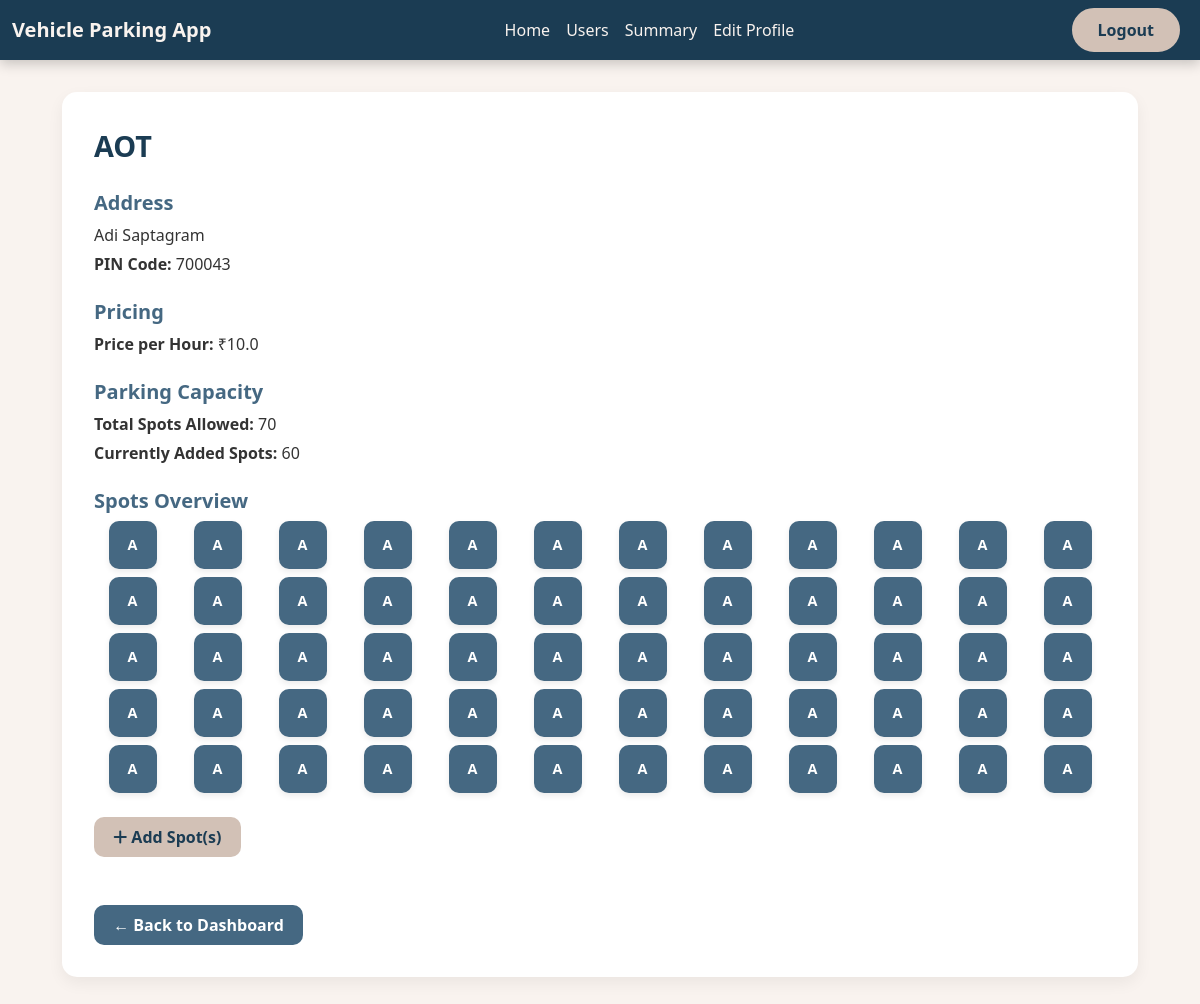
The page /admin_dashboard/view_parking_spots/5 (signed in) on the database as committed earlier.
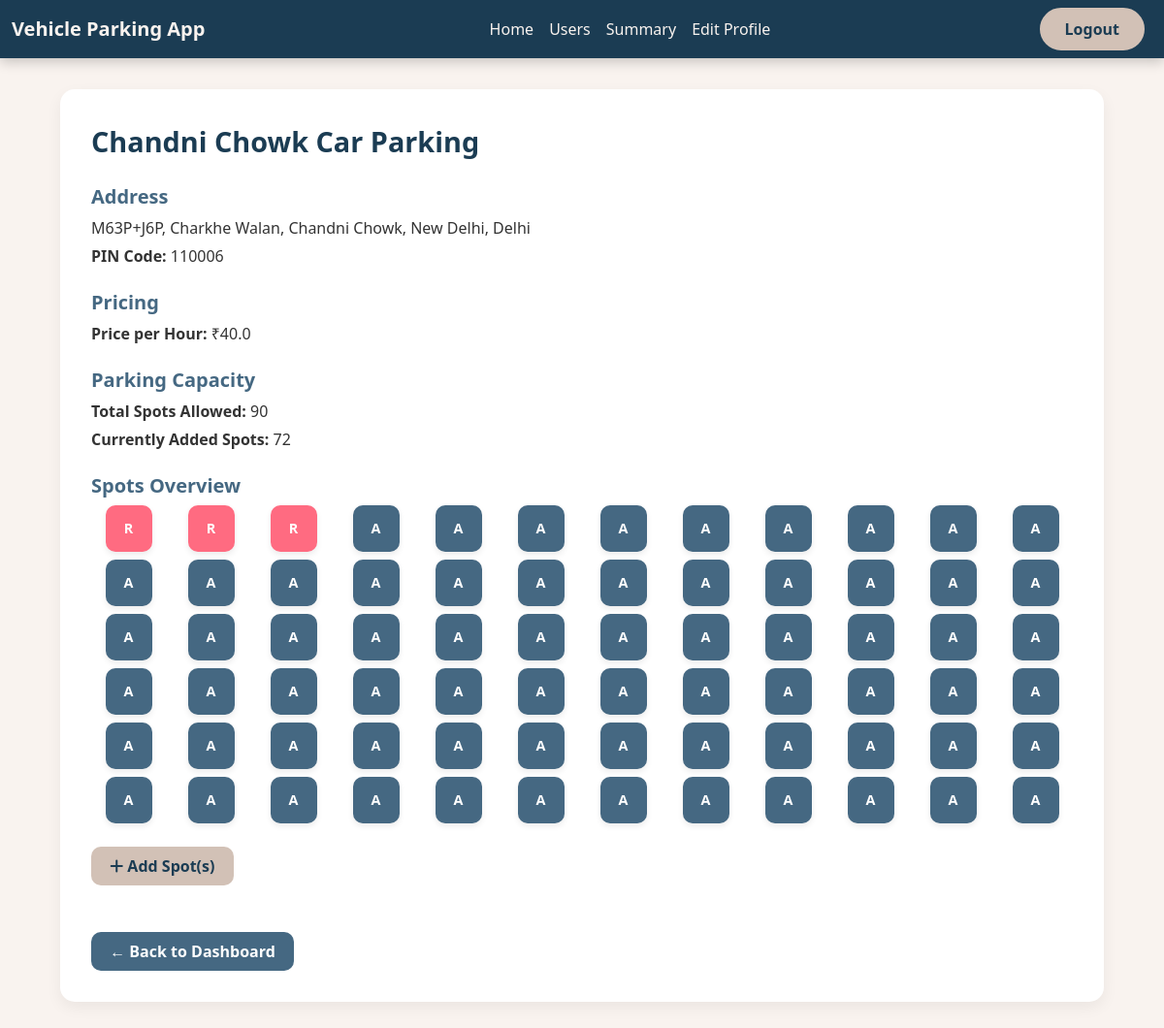
The same page on the database as committed later.
### models.py (models this page shows)
class Parking_Lot(db.Model):
    __tablename__ = 'parking_lot'
    id = db.Column(db.Integer, primary_key=True)
    prime_location_name = db.Column(db.String(128), nullable=False)
    address = db.Column(db.String(128), nullable=False)
    pin_code = db.Column(db.String(6), nullable=False)
    price_per_hour = db.Column(db.Float, nullable=False)
    maximum_spots = db.Column(db.Integer, nullable=False)
    parking_spots = db.relationship('Parking_Spot', backref='parking_lot', lazy=True)

class Parking_Spot(db.Model):
    __tablename__ = 'parking_spot'
    id = db.Column(db.Integer, primary_key=True)
    lot_id = db.Column(db.Integer, db.ForeignKey('parking_lot.id'), nullable=False)
    status = db.Column(db.String(1), default='A', nullable=False)
    reservations = db.relationship('Reservation', backref='parking_spot', lazy=True)

### routes.py (the view)
@app.route('/admin_dashboard/view_parking_spots/<int:lot_id>')
@admin_required
def view_parking_spots(lot_id):
    parking_lot = Parking_Lot.query.get(lot_id)
    if not parking_lot:
        flash('Parking lot not found', 'danger')
        return redirect(url_for('admin_dashboard', user_id=session['user_id']))
    return render_template('view_parking_spots.html', parking_lot=parking_lot, parking_spots=parking_lot.parking_spots)

### routes.py (called while the page is built)
def admin_required(func):
    @wraps(func)
    def inner(*args, **kwargs):
        if 'user_id' not in session:
            flash('You need to log in first', 'danger')
            return redirect(url_for('admin_login'))
        user = User.query.get(session['user_id'])
        if not user.is_admin:
            flash('You do not have permission to access this page', 'danger')
            return redirect(url_for('admin_login'))
        return func(*args, **kwargs)
    return inner

### templates/view_parking_spots.html (shortened to what this page needs)
{% extends 'layout.html' %}
{% block navbar %}
    {% include 'admin_navbar.html' %}
{% endblock navbar %}
{% block content %}
<div class="container lot-detail-container">
    <div class="lot-detail-card">
        <div class="lot-detail-title">{{ parking_lot.prime_location_name }}</div>
        <div class="lot-detail-section">
            <h5>Address</h5>
            <p>{{ parking_lot.address }}</p>
            <p><strong>PIN Code:</strong> {{ parking_lot.pin_code }}</p>
        </div>
        <div class="lot-detail-section">
            <h5>Pricing</h5>
            <p><strong>Price per Hour:</strong> ₹{{ parking_lot.price_per_hour }}</p>
        </div>
        <div class="lot-detail-section">
            <h5>Parking Capacity</h5>
            <p><strong>Total Spots Allowed:</strong> {{ parking_lot.maximum_spots }}</p>
            <p><strong>Currently Added Spots:</strong> {{ parking_spots|length }}</p>
        </div>
        <div class="lot-detail-section">
            <h5>Spots Overview</h5>
            {% if parking_spots %}
                <div class="row gx-2 gy-2">
                    {% for spot in parking_spots %}
                        <div class="col-3 col-sm-2 col-md-1 text-center">
                            <a href="{{ url_for('parking_spot', spot_id=spot.id) }}" class="text-decoration-none">
                                <div class="spot-box {{ 'available' if spot.status == 'A' else 'reserved' }}">
                                    {{ 'A' if spot.status == 'A' else 'R' }}
                                </div>
                            </a>
                        </div>
                    {% endfor %}
                </div>
            {% else %}
                <p class="text-muted">No spots available for this lot yet.</p>
            {% endif %}
        </div>
        <div class="mb-4">
            <a href="{{ url_for('add_parking_spot', lot_id=parking_lot.id) }}" class="btn-add-spot">
                <i class="fa-solid fa-plus"></i> Add Spot(s)
            </a>
        </div>
        <a href="{{ url_for('admin_dashboard', user_id=session['user_id']) }}" class="btn-back">← Back to Dashboard</a>
    </div>
</div>
{% endblock content %}

Rows that differ between the two databases and show on the page:
changed Parking_Lot: prime_location_name "AOT" → "Chandni Chowk Car Parking"; address "Adi Saptagram" → "M63P+J6P, Charkhe Walan, Chandni Chowk, New Delhi, Delhi"; pin_code "700043" → "110006"; price_per_hour "10.0" → "40.0"; maximum_spots "70" → "90"
added Parking_Spot: status "R"
added Parking_Spot: status "R"
added Parking_Spot: status "R"
added Parking_Spot: status "A"
added Parking_Spot: status "A"
added Parking_Spot: status "A"
added Parking_Spot: status "A"
added Parking_Spot: status "A"
added Parking_Spot: status "A"
added Parking_Spot: status "A"
added Parking_Spot: status "A"
added Parking_Spot: status "A"
Other text that changed with them:
{{ parking_spots|length }}: "60" → "72"
